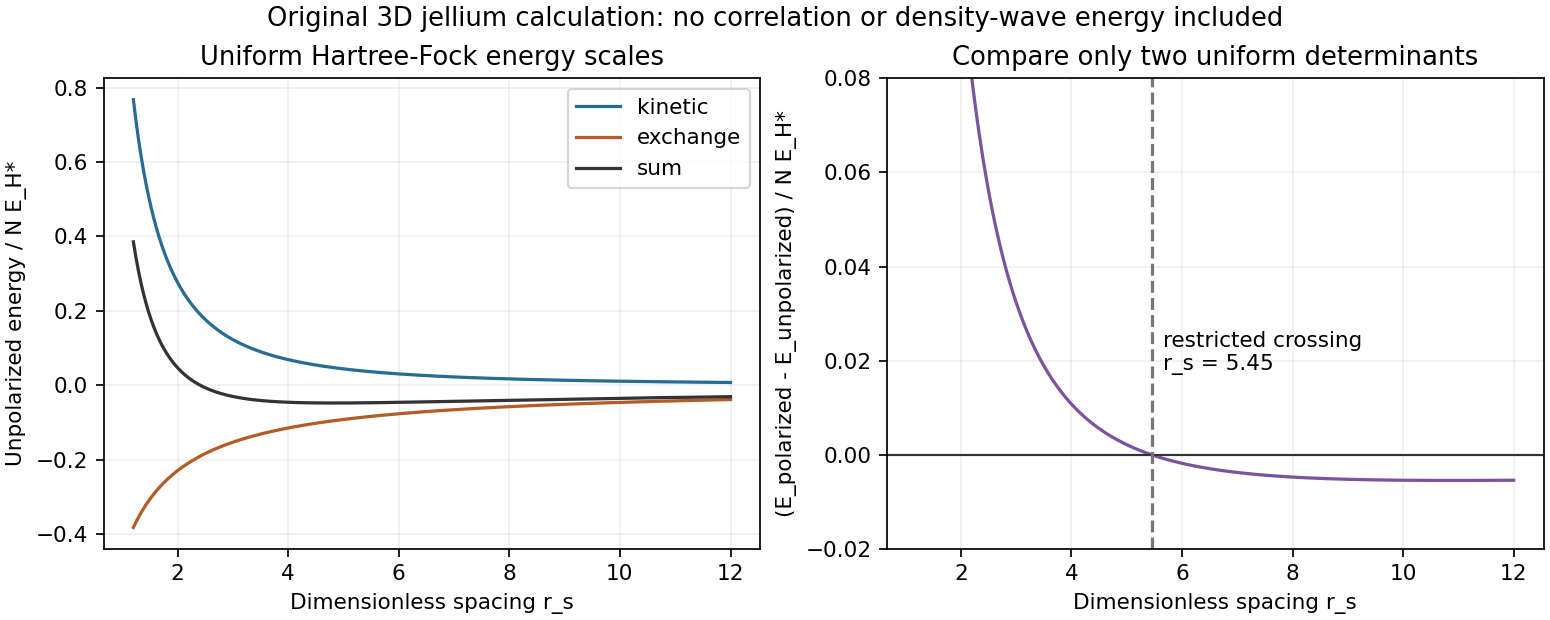

Write Python code to recreate this figure.
"""Original analytic teaching diagram; tested with Python 3.14, numpy, matplotlib.
Run from the intended output directory; PNG output is a basename in cwd.
"""
import numpy as np
import matplotlib
matplotlib.use("Agg")
import matplotlib.pyplot as plt
A=3*(9*np.pi/4)**(2/3)/10;B=3*(9*np.pi/4)**(1/3)/(4*np.pi)
rs=np.linspace(1.2,12,700);cross=A*(2**(2/3)-1)/(B*(2**(1/3)-1))
fig,axs=plt.subplots(1,2,figsize=(10,4),layout="constrained")
axs[0].plot(rs,A/rs**2,label="kinetic",color="#286b93")
axs[0].plot(rs,-B/rs,label="exchange",color="#b35c25")
axs[0].plot(rs,A/rs**2-B/rs,label="sum",color="#333333")
axs[0].set(xlabel="Dimensionless spacing r_s",ylabel="Unpolarized energy / N E_H*",title="Uniform Hartree-Fock energy scales")
# Positive difference means uniform polarized determinant is higher in energy.
delta=A*(2**(2/3)-1)/rs**2-B*(2**(1/3)-1)/rs
axs[1].plot(rs,delta,color="#7c53a0");axs[1].axhline(0,color="#333333",lw=1)
axs[1].axvline(cross,color="#777777",ls="--");axs[1].text(cross+.2,.018,f"restricted crossing\nr_s = {cross:.2f}",fontsize=10)
axs[1].set(xlabel="Dimensionless spacing r_s",ylabel="(E_polarized - E_unpolarized) / N E_H*",title="Compare only two uniform determinants",ylim=(-.02,.08))
axs[0].legend();
for ax in axs:ax.grid(alpha=.2)
fig.suptitle("Original 3D jellium calculation: no correlation or density-wave energy included")
fig.savefig("paper-1-electron-gas.png",dpi=155,facecolor="white")
